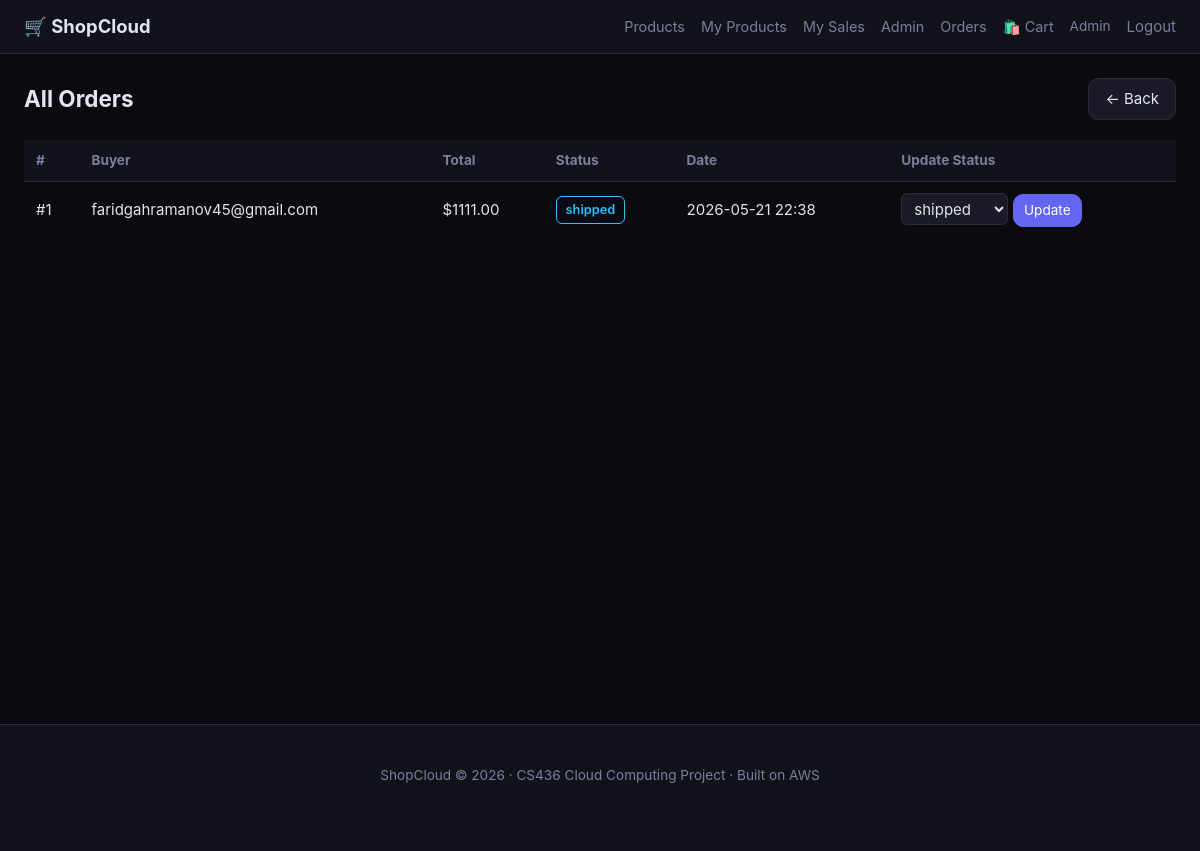
Page /admin/orders (signed in) on the committed database.
### app/models.py (models this page shows, shortened)
class User(UserMixin, db.Model):
    __tablename__ = "users"
    id:            Mapped[int]      = mapped_column(Integer, primary_key=True)
    email:         Mapped[str]      = mapped_column(String(255), unique=True, nullable=False, index=True)
    password_hash: Mapped[str]      = mapped_column(String(255), nullable=False)
    full_name:     Mapped[str]      = mapped_column(String(200), nullable=False, default="")
    role:          Mapped[str]      = mapped_column(String(20),  nullable=False, default="buyer")
    is_active:     Mapped[bool]     = mapped_column(Boolean, default=True)
    created_at:    Mapped[datetime] = mapped_column(DateTime(timezone=True), default=_utcnow)
    products: Mapped[list["Product"]] = relationship("Product", back_populates="seller", cascade="all, delete-orphan")
    orders:   Mapped[list["Order"]]   = relationship("Order",   back_populates="buyer",  cascade="all, delete-orphan")
    @property
    def is_seller(self):  return self.role == "seller"
    @property
    def is_admin(self):   return self.role == "admin"

class Order(db.Model):
    __tablename__ = "orders"
    id:              Mapped[int]      = mapped_column(Integer, primary_key=True)
    buyer_id:        Mapped[int]      = mapped_column(ForeignKey("users.id", ondelete="CASCADE"), nullable=False, index=True)
    status:          Mapped[str]      = mapped_column(String(20), default="pending", nullable=False)
    total_amount:    Mapped[Decimal]  = mapped_column(Numeric(10, 2), nullable=False, default=0)
    shipping_name:   Mapped[str]      = mapped_column(String(200), default="")
    shipping_addr:   Mapped[str]      = mapped_column(String(500), default="")
    created_at:      Mapped[datetime] = mapped_column(DateTime(timezone=True), default=_utcnow)
    updated_at:      Mapped[datetime] = mapped_column(DateTime(timezone=True), default=_utcnow, onupdate=_utcnow)
    buyer: Mapped["User"]            = relationship("User",      back_populates="orders")
    items: Mapped[list["OrderItem"]] = relationship("OrderItem", back_populates="order", cascade="all, delete-orphan")

### app/routes/admin.py (the view)
@bp.route("/orders")
@admin_required
def orders():
    all_orders = db.session.scalars(
        select(Order).order_by(Order.created_at.desc())
    ).all()
    return render_template("admin/orders.html", orders=all_orders)

### app/routes/admin.py (called while the page is built)
def admin_required(fn):
    from functools import wraps
    @wraps(fn)
    def wrapper(*args, **kwargs):
        if not current_user.is_authenticated or not current_user.is_admin:
            abort(403)
        return fn(*args, **kwargs)
    return login_required(wrapper)

### app/templates/admin/orders.html (shortened to what this page needs)
{% extends "base.html" %}
{% block content %}
<div class="page-header">
  <h2>All Orders</h2>
  <a href="{{ url_for('admin.overview') }}" class="btn">← Back</a>
</div>
<table class="table">
  <thead><tr><th>#</th><th>Buyer</th><th>Total</th><th>Status</th><th>Date</th><th>Update Status</th></tr></thead>
  <tbody>
    {% for o in orders %}
      <tr>
        <td>#{{ o.id }}</td>
        <td>{{ o.buyer.email }}</td>
        <td>${{ "%.2f"|format(o.total_amount) }}</td>
        <td><span class="status-badge status-{{ o.status }}">{{ o.status }}</span></td>
        <td>{{ o.created_at.strftime('%Y-%m-%d %H:%M') }}</td>
        <td>
          <form method="post" action="{{ url_for('admin.update_order_status', order_id=o.id) }}" class="inline-form">
            <select name="status" class="select-sm">
              {% for s in ['pending', 'shipped', 'in_transit', 'delivered', 'cancelled'] %}
                <option value="{{ s }}" {{ 'selected' if o.status == s }}>{{ s }}</option>
              {% endfor %}
            </select>
            <button class="btn btn-sm btn-primary" type="submit">Update</button>
          </form>
        </td>
      </tr>
    {% endfor %}
  </tbody>
</table>
{% endblock %}

### app/templates/base.html (shortened to what this page needs)
<!doctype html>
<html lang="en">
<head>
  <link rel="stylesheet" href="{{ url_for('static', filename='css/style.css') }}">
</head>
<body>
<nav class="navbar">
  <div class="nav-inner">
    <a class="brand" href="{{ url_for('shop.index') }}">🛒 ShopCloud</a>
    <div class="nav-links">
      <a href="{{ url_for('shop.catalog') }}">Products</a>
      {% if current_user.is_authenticated %}
        {% if current_user.is_seller or current_user.is_admin %}
          <a href="{{ url_for('seller.dashboard') }}">My Products</a>
          <a href="{{ url_for('seller.seller_orders') }}">My Sales</a>
        {% endif %}
        {% if current_user.is_admin %}
          <a href="{{ url_for('admin.overview') }}">Admin</a>
        {% endif %}
        <a href="{{ url_for('shop.my_orders') }}">Orders</a>
        <a href="{{ url_for('shop.cart') }}" class="cart-icon">
          🛍️ Cart {% if session.get('cart') %}<span class="badge">{{ session['cart']|length }}</span>{% endif %}
        </a>
        <span class="nav-user">{{ current_user.full_name }}</span>
        <form method="post" action="{{ url_for('auth.logout') }}" class="inline-form">
          <button class="btn-link" type="submit">Logout</button>
        </form>
      {% else %}
        <a href="{{ url_for('shop.cart') }}" class="cart-icon">🛍️ Cart</a>
        <a href="{{ url_for('auth.login') }}">Login</a>
        <a href="{{ url_for('auth.register') }}" class="btn btn-primary btn-sm">Sign up</a>
      {% endif %}
    </div>
  </div>
</nav>
<main class="main">
  <div class="container">
    {% block content %}{% endblock %}
  </div>
</main>
<footer class="footer">
  <div class="container">
    <p>ShopCloud &copy; 2026 · CS436 Cloud Computing Project · Built on AWS</p>
  </div>
</footer>
</body>
</html>

### app/static/css/style.css (style rules this page uses)
:root { --bg: #0a0a0f; --panel: #12131a; --panel2: #1a1b26; --border: #2a2b3d; --text: #e2e4ef; --muted: #7b7e9e; --accent: #6366f1; --accent-h: #818cf8; --success: #22c55e; --danger: #ef4444; --warning: #f59e0b; --radius: 10px; --maxw: 1200px; }
* { box-sizing: border-box; margin: 0; padding: 0; }
body { background: var(--bg); color: var(--text); font: 15px/1.6 -apple-system, BlinkMacSystemFont, "Segoe UI", sans-serif; min-height: 100vh; }
a { color: var(--accent); text-decoration: none; }
.navbar { background: var(--panel); border-bottom: 1px solid var(--border); position: sticky; top: 0; z-index: 100; }
.nav-inner { max-width: var(--maxw); margin: 0 auto; padding: 0.75rem 1.5rem; display: flex; align-items: center; justify-content: space-between; gap: 1rem; }
.brand { font-size: 1.15rem; font-weight: 700; color: var(--text); }
.nav-links { display: flex; align-items: center; gap: 1rem; flex-wrap: wrap; }
.nav-links a { color: var(--muted); font-size: 0.9rem; }
.nav-user { color: var(--muted); font-size: 0.85rem; }
.cart-icon { position: relative; }
.inline-form { display: inline; }
.btn-link { background: none; border: none; color: var(--muted); cursor: pointer; font: inherit; padding: 0; }
.main { min-height: calc(100vh - 130px); }
.container { max-width: var(--maxw); margin: 0 auto; padding: 1.5rem 1.5rem 3rem; }
.footer { background: var(--panel); border-top: 1px solid var(--border); padding: 1rem; text-align: center; color: var(--muted); font-size: 0.85rem; }
.btn { display: inline-block; padding: 0.5rem 1rem; border-radius: var(--radius); border: 1px solid var(--border); background: var(--panel2); color: var(--text); cursor: pointer; font: inherit; text-decoration: none; transition: 0.15s; }
.btn-primary { background: var(--accent); border-color: var(--accent); color: #fff; }
.btn-sm { padding: 0.3rem 0.65rem; font-size: 0.85rem; }
.table { width: 100%; border-collapse: collapse; margin-top: 0.5rem; }
.table th { text-align: left; padding: 0.6rem 0.75rem; background: var(--panel); color: var(--muted); font-size: 0.85rem; border-bottom: 1px solid var(--border); }
.table td { padding: 0.65rem 0.75rem; border-bottom: 1px solid var(--border); vertical-align: middle; }
.table tr:last-child td { border-bottom: none; }
.status-badge { display: inline-block; padding: 0.2rem 0.55rem; border-radius: 6px; font-size: 0.8rem; font-weight: 600; }
.status-shipped { background: #05142030; color: #38bdf8; border: 1px solid #38bdf8; }
.select-sm { padding: 0.3rem 0.5rem; background: var(--panel2); color: var(--text); border: 1px solid var(--border); border-radius: 6px; font: inherit; }
.page-header { display: flex; justify-content: space-between; align-items: center; margin-bottom: 1.25rem; }

### rows in the picture
User: full_name "Admin"
Order: id "1", buyer.email "faridgahramanov45@gmail.com", total_amount "1111.00", status "shipped", created_at "2026-05-21 22:38"

### other values in the picture
form field status "shipped"
